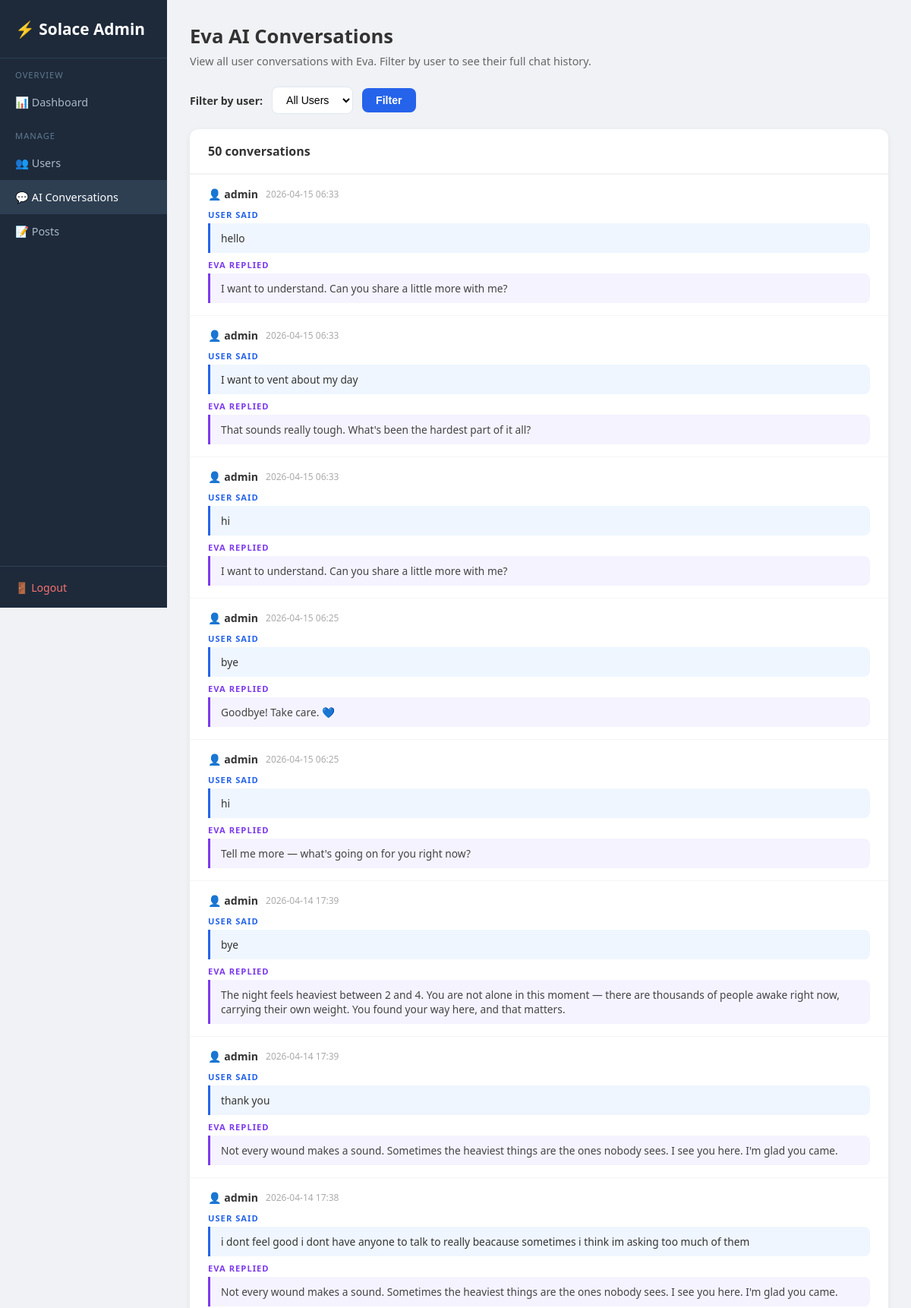
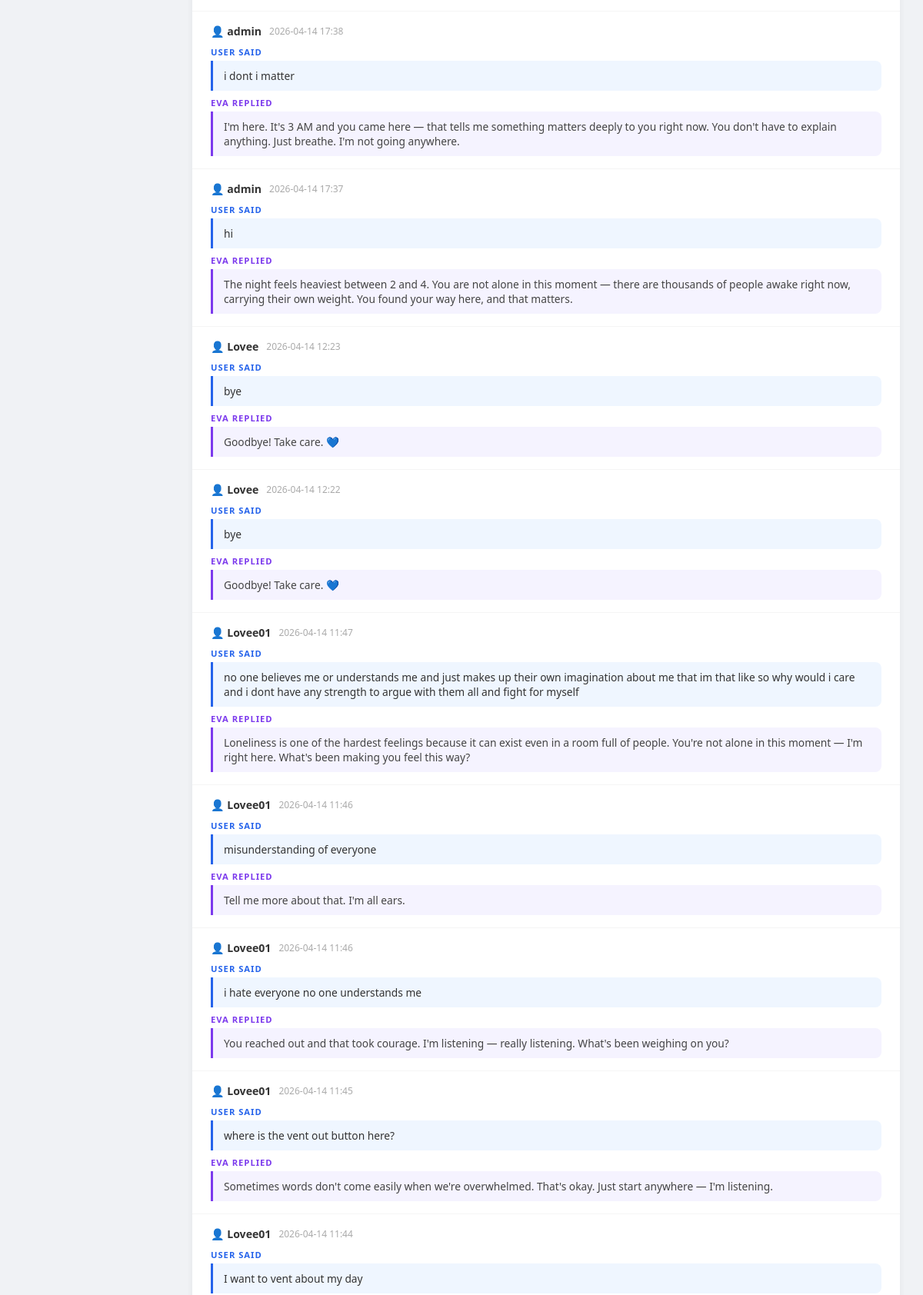
Screenshot of /admin/chats (signed in, upper part) with the database file from the repository (2 pictures, top to bottom).
### tables this page shows
CREATE TABLE chat_history (
                id           INTEGER PRIMARY KEY AUTOINCREMENT,
                session_id   TEXT,
                user_id      INTEGER REFERENCES users(id),
                user_message TEXT,
                ai_response  TEXT,
                timestamp    DATETIME DEFAULT CURRENT_TIMESTAMP
            );

CREATE TABLE users (
                id         INTEGER PRIMARY KEY AUTOINCREMENT,
                username   TEXT UNIQUE NOT NULL,
                email      TEXT NOT NULL,
                password   TEXT NOT NULL,
                is_admin   INTEGER DEFAULT 0,
                created_at DATETIME DEFAULT CURRENT_TIMESTAMP
            , gender TEXT DEFAULT '', age INTEGER DEFAULT 0, age_group TEXT DEFAULT '', dob TEXT DEFAULT '');

### app.py (the view)
@app.route("/admin/chats")
@admin_required
def admin_chats() -> Any:
    uid_filter = request.args.get("user_id", "")
    with get_db() as conn:
        users = conn.execute(
            "SELECT id, username FROM users WHERE is_admin=0 ORDER BY username"
        ).fetchall()
        if uid_filter:
            chats = conn.execute("""
                SELECT ch.id, u.username, ch.user_message, ch.ai_response,
                       ch.session_id, ch.timestamp
                FROM chat_history ch JOIN users u ON ch.user_id=u.id
                WHERE ch.user_id=?
                ORDER BY ch.timestamp DESC
            """, (uid_filter,)).fetchall()
        else:
            chats = conn.execute("""
                SELECT ch.id, u.username, ch.user_message, ch.ai_response,
                       ch.session_id, ch.timestamp
                FROM chat_history ch JOIN users u ON ch.user_id=u.id
                ORDER BY ch.timestamp DESC LIMIT 50
            """).fetchall()
    return render_template(
        "admin/chats.html",
        chats=chats, users=users,
        selected_user=uid_filter,
    )

### app.py (called while the page is built)
def get_db() -> sqlite3.Connection:
    db_path = os.path.join(os.path.dirname(os.path.abspath(__file__)), "database.db")
    conn = sqlite3.connect(db_path)
    conn.row_factory = sqlite3.Row
    return conn

def admin_required(f: Any) -> Any:
    @wraps(f)
    def dec(*args: Any, **kwargs: Any) -> Any:
        if "user_id" not in session or not session.get("is_admin"):
            flash("Admin access required.")
            return redirect(url_for("login_page"))
        return f(*args, **kwargs)
    return dec

### templates/admin/Chats.html (shortened to what this page needs)
<!DOCTYPE html>
<html lang="en">
<head>
</head>
<body>
<div class="sidebar">
  <div class="logo">⚡ Solace Admin</div>
  <nav>
    <div class="sl">Overview</div>
    <a href="/admin">📊 Dashboard</a>
    <div class="sl">Manage</div>
    <a href="/admin/users">👥 Users</a>
    <a href="/admin/chats" class="active">💬 AI Conversations</a>
    <a href="/admin/posts">📝 Posts</a>
  </nav>
  <div class="bot"><a href="/logout">🚪 Logout</a></div>
</div>
<div class="main">
  <div class="page-title">Eva AI Conversations</div>
  <div class="page-sub">View all user conversations with Eva. Filter by user to see their full chat history.</div>
  <form method="GET" action="/admin/chats" class="filter-bar">
    <label style="font-weight:600;font-size:0.88rem">Filter by user:</label>
    <select name="user_id">
      <option value="">All Users</option>
    </select>
    <button type="submit">Filter</button>
  </form>
  <div class="card">
    <div class="card-header">{{ chats|length }} conversation{% if chats|length != 1 %}s{% endif %}
    </div>
    {% if chats %}
      {% for c in chats %}
      <div class="chat-row">
        <div class="chat-meta">
          <span class="chat-user">👤 {{ c.username }}</span>
          <span class="chat-time">{{ (c.timestamp or '')[:16] }}</span>
        </div>
        <div class="msg-label u">User said</div>
        <div class="msg-user">{{ c.user_message }}</div>
        <div class="msg-label e">Eva replied</div>
        <div class="msg-eva">{{ c.ai_response }}</div>
      </div>
      {% endfor %}
    {% else %}
      <div class="empty">No conversations found.</div>
    {% endif %}
  </div>
</div>
</body>
</html>

### templates/admin/Chats.html (style rules this page uses)
* { box-sizing:border-box;margin:0;padding:0; }
body { font-family:'Segoe UI',sans-serif;background:#f0f2f5;color:#333; }
.sidebar { width:220px;position:fixed;top:0;left:0;height:100vh;background:#1e2a3a;display:flex;flex-direction:column; }
.sidebar .logo { padding:24px 20px;font-size:1.3rem;font-weight:700;color:#fff;border-bottom:1px solid #2e3f52; }
.sidebar nav a { display:block;padding:13px 20px;color:#aab8c8;text-decoration:none;font-size:0.9rem; }
.sidebar nav a:hover,.sidebar nav a.active { background:#2e3f52;color:#fff; }
.sidebar nav .sl { padding:14px 20px 6px;font-size:0.7rem;text-transform:uppercase;letter-spacing:1px;color:#5f7a90; }
.sidebar .bot { margin-top:auto;padding:16px 20px;border-top:1px solid #2e3f52; }
.sidebar .bot a { color:#f87171;text-decoration:none;font-size:0.88rem; }
.main { margin-left:220px;padding:30px; }
.page-title { font-size:1.6rem;font-weight:700;margin-bottom:6px; }
.page-sub { color:#666;font-size:0.9rem;margin-bottom:24px; }
.filter-bar { display:flex;align-items:center;gap:12px;margin-bottom:20px; }
.filter-bar select { padding:8px 14px;border:1.5px solid #e2e8f0;border-radius:8px;font-size:0.88rem;background:white; }
.filter-bar button { padding:8px 18px;background:#2563eb;color:white;border:none;border-radius:8px;font-weight:600;cursor:pointer;font-size:0.88rem; }
.card { background:#fff;border-radius:12px;box-shadow:0 2px 8px rgba(0,0,0,.06);overflow:hidden; }
.card-header { padding:18px 24px;font-weight:600;border-bottom:1px solid #f0f0f0; }
.chat-row { padding:16px 24px;border-top:1px solid #f5f5f5; }
.chat-meta { display:flex;align-items:center;gap:10px;margin-bottom:10px; }
.chat-user { font-weight:700;font-size:0.88rem; }
.chat-time { font-size:0.75rem;color:#aaa; }
.msg-user { background:#EFF6FF;border-left:3px solid #2563eb;padding:10px 14px;border-radius:0 8px 8px 0;font-size:0.86rem;margin-bottom:8px; }
.msg-eva { background:#F5F3FF;border-left:3px solid #7c3aed;padding:10px 14px;border-radius:0 8px 8px 0;font-size:0.86rem;color:#444; }
.msg-label { font-size:0.7rem;font-weight:700;text-transform:uppercase;letter-spacing:1px;margin-bottom:4px; }
.msg-label.u { color:#2563eb; }
.msg-label.e { color:#7c3aed; }

### rows the page displays
chat_history: username "admin", timestamp "2026-04-15 06:33", user_message "hello", ai_response "I want to understand. Can you share a little more with me?"
chat_history: username "admin", timestamp "2026-04-15 06:33", user_message "I want to vent about my day", ai_response "That sounds really tough. What's been the hardest part of it all?"
chat_history: username "admin", timestamp "2026-04-15 06:33", user_message "hi", ai_response "I want to understand. Can you share a little more with me?"
chat_history: username "admin", timestamp "2026-04-15 06:25", user_message "bye", ai_response "Goodbye! Take care. 💙"
chat_history: username "admin", timestamp "2026-04-15 06:25", user_message "hi", ai_response "Tell me more — what's going on for you right now?"
chat_history: username "admin", timestamp "2026-04-14 17:39", user_message "bye", ai_response "The night feels heaviest between 2 and 4. You are not alone in this moment — there are thousands of people awake right now, carrying their own weight. You found your way here, and that matters."
chat_history: username "admin", timestamp "2026-04-14 17:39", user_message "thank you", ai_response "Not every wound makes a sound. Sometimes the heaviest things are the ones nobody sees. I see you here. I'm glad you came."
chat_history: username "admin", timestamp "2026-04-14 17:38", user_message "i dont feel good i dont have anyone to talk to really beacause sometimes i think im asking too much of them", ai_response "Not every wound makes a sound. Sometimes the heaviest things are the ones nobody sees. I see you here. I'm glad you came."
chat_history: username "admin", timestamp "2026-04-14 17:38", user_message "i dont i matter", ai_response "I'm here. It's 3 AM and you came here — that tells me something matters deeply to you right now. You don't have to explain anything. Just breathe. I'm not going anywhere."
chat_history: username "admin", timestamp "2026-04-14 17:37", user_message "hi", ai_response "The night feels heaviest between 2 and 4. You are not alone in this moment — there are thousands of people awake right now, carrying their own weight. You found your way here, and that matters."
chat_history: username "Lovee", timestamp "2026-04-14 12:23", user_message "bye", ai_response "Goodbye! Take care. 💙"
chat_history: username "Lovee", timestamp "2026-04-14 12:22", user_message "bye", ai_response "Goodbye! Take care. 💙"
chat_history: username "Lovee01", timestamp "2026-04-14 11:47", user_message "no one believes me or understands me and just makes up their own imagination about me that im that like so why would i care and i dont have any strength to argue with them all and fight for myself", ai_response "Loneliness is one of the hardest feelings because it can exist even in a room full of people. You're not alone in this moment — I'm right here. What's been making you feel this way?"
chat_history: username "Lovee01", timestamp "2026-04-14 11:46", user_message "misunderstanding of everyone", ai_response "Tell me more about that. I'm all ears."
chat_history: username "Lovee01", timestamp "2026-04-14 11:46", user_message "i hate everyone no one understands me", ai_response "You reached out and that took courage. I'm listening — really listening. What's been weighing on you?"
chat_history: username "Lovee01", timestamp "2026-04-14 11:45", user_message "where is the vent out button here?", ai_response "Sometimes words don't come easily when we're overwhelmed. That's okay. Just start anywhere — I'm listening."
chat_history: username "Lovee01", timestamp "2026-04-14 11:44", user_message "I want to vent about my day"

### other values shown
{{ chats|length }} "50"
